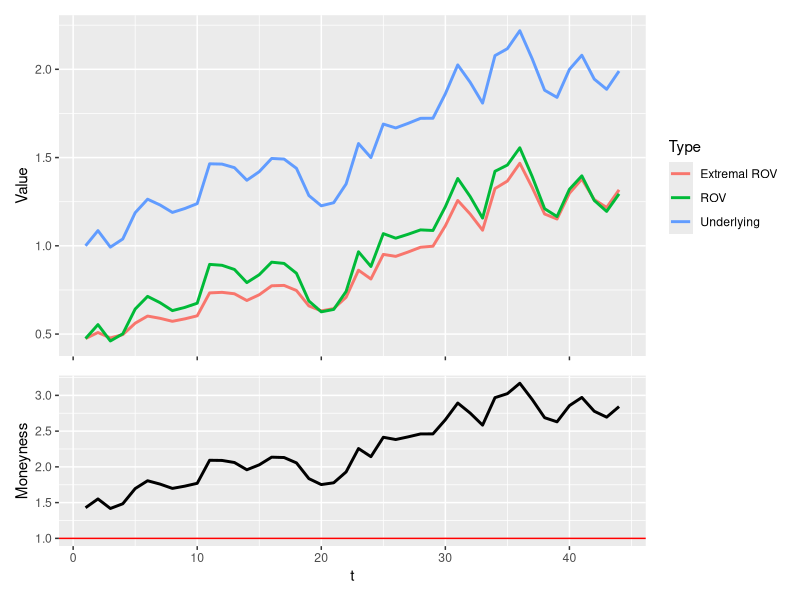

Here is the R script that generated this plot:
## ---- chunk 1
knitr::opts_chunk$set(echo = FALSE,
                      message = FALSE,
                      warning = FALSE,
                      dev = c("png", "tiff"),
                      dpi = 300)
library(tidyverse)
library(patchwork)

label_size <- 2.5
smallLabel_size <- 2
title_size <- 8
subtitle_size <- 7
legendText_size <- 7
axisText_size <- 6
axisTitle_size <- 7
facetTitle_size <- 7

## ---- chunk 2

# Define functions
#---------------------------------------------------------------------------
# Extremal ROV
rovExt <- function(x0, K, m, s, tau, const = 0){
  # EmonT <- x0 / K * exp(m * tau)
  # ElMonT <- log(x0 / K) + (m - s^2 / 2) * tau
  # rovExt <- EmonT - exp(-m * tau) * ElMonT + const
  term1 <- x0 / K
  term2 <- log(x0 / K) - (m - s^2 / 2) * tau
  rovExt <- exp(-m * tau) * (term1 - term2) + const
  return(rovExt)
}
#---------------------------------------------------------------------------
# ROV
OVfun <- function(x0, K, m, s, tau, r, output = "OV"){
  
  d2 <- (log(x0 / K) + (m - s^2 / 2) * tau) / (s * sqrt(tau))
  d1 <- d2 + s * sqrt(tau)
  Phi1 <- pnorm(d1)
  Phi2 <- pnorm(d2)
  
  OV <- exp((m - r) * tau) * x0 * Phi1 - exp(-r * tau) * K * Phi2

    if(output == "OV"){
    out <- OV
  }
  
  if(output == "Phi2"){
    out <- Phi2
  }
  
  if(output == "Phi1"){
    out <- Phi1
  }

  return(out)
}
#----------------------------------------------------------------------------
# Geometric Brownian movement
gbmFun <- function(tau = 40, m = 0.001, s = 0.003, x0 = 1,
                   randVec = NULL, seed = NULL) {
  if(is.null(randVec)){
      if(!is.null(seed)){set.seed(seed)}
    randVec <- rnorm(tau)
    }
  epsilon <- randVec
  lx <- c(); lx[1] <- log(x0)
  drift <- (m - s * s / 2)
  for(t in 2:tau){
      dBt <-  s * epsilon[t]
      lx[t] <- lx[t - 1] + drift + dBt
  }
  x <- exp(lx)
  return(x)
}
# m <- 0.001
# s <- 0.003
# tau <- 400
# x0 <- 1
# x <- gbmFun(tau, m, s, x0, randVec = NULL)
# df_plot <- data.frame(t = 1:tau, x)
# gg <- ggplot(df_plot, aes(x = t, y = x))
# gg <- gg + geom_line()
# acf(diff(log(x)))
# hist(diff(log(x)))
# shapiro.test(diff(log(x)))

#=============================================================================
#=============================================================================
#=============================================================================

Tt <- 44 # Quarterly time step
r <- 0.006
cv <- 1.7
m <- r#0.008
s <- cv * m * sqrt(Tt)
x0 <- 1
K <- x0 * 0.7
#K <- seq(0.5, 2, length.out = 40)

xVec <- gbmFun(Tt, m, s, x0, randVec = NULL, seed = NULL)
xVec[1] <- x0
tVec <- 1:Tt
tauVec <- Tt:1
# Get const first
rovStar <- rovExt(xVec[1], K, m, s, tauVec[1], const = 0)
rov <- OVfun(xVec[1], K, m, s, tauVec[1], r, output = "OV")
#const <- exp(m * tau) * (rov - rovStar)
const <- rov - rovStar
rovStar <- rovExt(xVec, K, m, s, tauVec, const)
rov <- OVfun(xVec, K, m, s, tauVec, r, output = "OV")
#---------------------------------------------------------------------------
# Plot
df_plot <- data.frame(t = 1:Tt, ROV = rov,
                      ROVstar = rovStar,
                      Underlying = xVec)
colnames(df_plot)[3] <- "Extremal ROV"
df_plot <- df_plot %>% gather(Type, Value, ROV:Underlying)
gg <- ggplot(df_plot, aes(x = t, y = Value, group = Type, color = Type))
gg <- gg + geom_line(lwd = 1)
gg <- gg + theme(axis.text.x = element_blank(),
                 axis.title.x = element_blank())
gg1 <- gg

df_plot2 <- data.frame(t = 1:Tt, Moneyness = xVec / K)
gg <- ggplot(df_plot2, aes(x = t, y = Moneyness))
gg <- gg + geom_line(lwd = 1)
gg <- gg + geom_hline(yintercept = 1, color = "red")
gg2 <- gg

gg1 + gg2 + plot_layout(ncol = 1, heights = c(1, 1 / 2))

const

